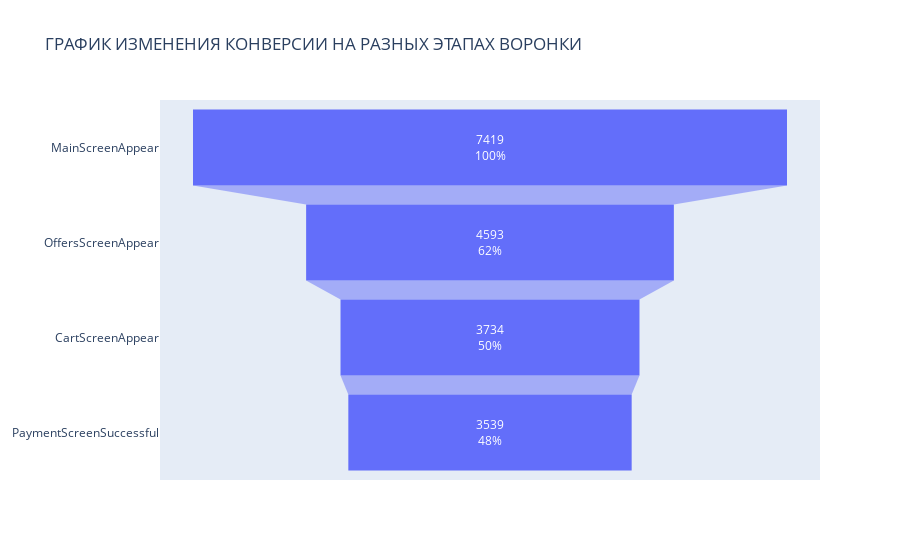

The code cell stored with this chart in its notebook:
### Code cell
#построим сводный график продуктовой воронки для обеих групп
#отобразим на нём абсолютные цифры и процент перешедших на следующую ступень, относительно первой ступени

fig = go.Figure()

fig.add_trace(go.Funnel(
    name = 'Группа А',
    y = users_per_events['event_name'],
    x = users_per_events['cnt_users'],
    textinfo = "value+percent initial"))

fig.update_layout(title_text='ГРАФИК ИЗМЕНЕНИЯ КОНВЕРСИИ НА РАЗНЫХ ЭТАПАХ ВОРОНКИ')
fig.show()

# в связи с тем, что при загрузке на Гитхаб не отображаются графики, построенные в Plotly, мы приложим здесь 
# рисунок с получившимся графиком

Image(r"D:\Datasets_for_Git\voronka_konv_1.jpg", width=900, height=600)

### Figure 1 — Plotly figure (JSON) as saved in the notebook; plotly's stock layout.template omitted (floating-point values rounded to 4 significant figures)
{"data": [{"name": "Группа А", "textinfo": "value+percent initial", "type": "funnel", "x": [7419, 4593, 3734, 3539], "y": ["MainScreenAppear", "OffersScreenAppear", "CartScreenAppear", "PaymentScreenSuccessful"]}], "layout": {"title": {"text": "ГРАФИК ИЗМЕНЕНИЯ КОНВЕРСИИ НА РАЗНЫХ ЭТАПАХ ВОРОНКИ"}}}
